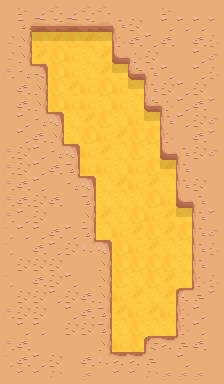

Tiled map render using the project's own tile images. Description and the whole map definition, tile-layer contents included, below:
An orthogonal 14x24 tile map with 16x16 px tiles, 4 tile layers (ground, walls, doors, fog) and 5 objects.

<map version="1.0" tiledversion="1.1.6" orientation="orthogonal" renderorder="right-down" width="14" height="24" tilewidth="16" tileheight="16" infinite="0" backgroundcolor="#ebad78" nextobjectid="27">
 <properties>
  <property name="entities_render_layer" type="int" value="4" />
 </properties>
 <tileset firstgid="1" source="new_desert.tsx" />
 <layer name="ground" width="14" height="24">
  <properties>
   <property name="render_layer" type="int" value="0" />
  </properties>
  <data encoding="csv">
2,3,4,1,3,4,1,4,1,4,1,4,1,3,
2,1,8,3,4,2,3,3,3,3,3,4,2,3,
3,4,3,3,3,3,5,2,3,4,2,1,4,2,
3,2,4,2,3,1,4,3,3,2,1,4,2,2,
1,3,1,2,3,1,4,5,3,1,3,4,2,4,
3,4,2,2,4,3,2,3,5,2,3,3,3,4,
3,4,1,2,3,3,1,3,1,1,4,3,2,4,
1,1,2,3,1,4,2,1,3,5,2,1,4,2,
2,1,2,1,1,2,3,4,2,2,2,2,3,2,
1,1,1,3,3,3,4,1,2,1,1,3,2,2,
2,3,4,1,3,3,3,1,3,2,8,4,3,3,
3,2,3,2,3,1,1,4,3,4,1,2,3,3,
4,4,1,2,1,2,1,1,1,2,3,1,2,1,
3,1,1,1,1,1,4,1,2,3,4,5,2,1,
1,1,2,3,2,3,1,3,4,2,4,2,3,2,
1,3,2,1,4,4,1,2,3,4,1,1,2,3,
1,2,4,3,3,1,1,2,2,2,2,1,1,3,
1,4,2,1,2,2,3,2,1,2,4,1,1,4,
3,3,4,1,3,1,1,3,4,1,4,4,2,3,
3,1,3,3,2,2,2,4,3,4,3,4,1,3,
2,4,3,2,2,4,3,1,2,1,1,1,1,3,
2,3,3,1,4,1,3,3,2,1,1,4,3,2,
1,3,4,4,2,3,3,4,2,4,2,4,3,3,
2,2,4,3,1,3,1,1,4,3,4,4,4,2
</data>
 </layer>
 <layer name="walls" width="14" height="24">
  <properties>
   <property name="render_layer" type="int" value="1" />
  </properties>
  <data encoding="csv">
17,34,13,0,0,0,27,17,17,17,20,17,17,17,
17,25,0,0,0,0,14,35,20,17,19,19,19,19,
20,25,0,0,0,0,0,28,18,19,18,17,18,20,
20,25,0,0,0,0,0,15,36,20,17,17,19,18,
18,57,49,0,0,0,0,0,14,35,19,17,19,20,
17,18,25,0,0,0,0,0,0,27,20,19,20,17,
17,18,25,0,0,0,0,0,0,14,36,19,18,19,
17,19,57,50,0,0,0,0,0,0,27,19,20,18,
17,19,18,25,0,0,0,0,0,0,28,17,18,19,
18,20,19,57,50,0,0,0,0,0,15,35,20,18,
18,20,19,18,26,0,0,0,0,0,0,27,17,17,
18,18,19,17,57,50,0,0,0,0,0,27,20,17,
18,18,20,18,17,26,0,0,0,0,0,15,35,17,
18,19,20,17,17,25,0,0,0,0,0,0,27,19,
19,19,19,18,19,26,0,0,0,0,0,0,27,18,
19,17,18,19,20,58,50,0,0,0,0,0,27,20,
17,20,20,20,17,17,25,0,0,0,0,0,27,17,
19,17,18,20,19,17,25,0,0,0,0,0,28,20,
17,20,20,19,20,18,25,0,0,0,0,52,60,19,
18,20,20,17,19,18,26,0,0,0,0,28,19,17,
17,19,19,17,20,20,26,0,0,0,0,28,19,17,
18,18,17,17,17,17,25,0,0,0,0,28,18,17,
19,18,19,20,17,18,58,49,0,0,0,28,17,17,
17,19,19,20,17,18,17,26,0,0,0,27,18,17
</data>
 </layer>
 <layer name="doors" width="14" height="24">
  <properties>
   <property name="render_layer" type="int" value="2" />
  </properties>
  <data encoding="csv">
0,20,19,18,19,18,18,0,0,0,0,0,0,0,
0,34,10,11,10,11,9,0,0,0,0,0,0,0,
0,0,6,8,6,8,0,0,0,0,0,0,0,0,
0,0,0,0,0,0,0,0,0,0,0,0,0,0,
0,0,0,0,0,0,0,0,0,0,0,0,0,0,
0,0,0,0,0,0,0,0,0,0,0,0,0,0,
0,0,0,0,0,0,0,0,0,0,0,0,0,0,
0,0,0,0,0,0,0,0,0,0,0,0,0,0,
0,0,0,0,0,0,0,0,0,0,0,0,0,0,
0,0,0,0,0,0,0,0,0,0,0,0,0,0,
0,0,0,0,0,0,0,0,0,0,0,0,0,0,
0,0,0,0,0,0,0,0,0,0,0,0,0,0,
0,0,0,0,0,0,0,0,0,0,0,0,0,0,
0,0,0,0,0,0,0,0,0,0,0,0,0,0,
0,0,0,0,0,0,0,0,0,0,0,0,0,0,
0,0,0,0,0,0,0,0,0,0,0,0,0,0,
0,0,0,0,0,0,0,0,0,0,0,0,0,0,
0,0,0,0,0,0,0,0,0,0,0,0,0,0,
0,0,0,0,0,0,0,0,0,0,0,0,0,0,
0,0,0,0,0,0,0,0,0,0,0,0,0,0,
0,0,0,0,0,0,0,0,0,0,0,0,0,0,
0,0,0,0,0,0,0,0,0,51,41,60,0,0,
0,0,0,0,0,0,0,41,41,60,17,19,0,0,
0,0,0,0,0,0,0,19,19,20,18,18,0,0
</data>
 </layer>
 <objectgroup name="doors">
  <properties>
   <property name="layer" type="int" value="3" />
   <property name="type" value="doors" />
  </properties>
  <object id="23" x="16" y="0" width="96" height="48">
   <properties>
    <property name="way" value="up" />
   </properties>
  </object>
  <object id="24" x="112" y="336" width="80" height="48">
   <properties>
    <property name="way" value="down" />
   </properties>
  </object>
 </objectgroup>
 <objectgroup name="trigs">
  <properties>
   <property name="type" value="triggers" />
  </properties>
  <object id="19" x="128" y="384" width="48" height="16">
   <properties>
    <property name="code">return function (self, obj)
  ROOMS:move(0, -1, obj)
end</property>
   </properties>
  </object>
  <object id="21" x="48" y="-16" width="48" height="16">
   <properties>
    <property name="code">return function (self, obj)
  ROOMS:move(0, 1, obj)
end</property>
   </properties>
  </object>
 </objectgroup>
 <objectgroup name="ents">
  <properties>
   <property name="type" value="entities" />
  </properties>
  <object id="25" x="128" y="176">
   <properties>
    <property name="type_id" value="plant" />
   </properties>
   <point />
  </object>
 </objectgroup>
 <layer name="fog" width="14" height="24">
  <properties>
   <property name="render_layer" type="int" value="3" />
  </properties>
  <data encoding="csv">
0,63,63,63,63,63,63,63,63,63,63,63,63,0,
62,0,0,0,0,0,0,0,0,0,0,0,0,61,
62,0,0,0,0,0,0,0,0,0,0,0,0,61,
62,0,0,0,0,0,0,0,0,0,0,0,0,61,
62,0,0,0,0,0,0,0,0,0,0,0,0,61,
62,0,0,0,0,0,0,0,0,0,0,0,0,61,
62,0,0,0,0,0,0,0,0,0,0,0,0,61,
62,0,0,0,0,0,0,0,0,0,0,0,0,61,
62,0,0,0,0,0,0,0,0,0,0,0,0,61,
62,0,0,0,0,0,0,0,0,0,0,0,0,61,
62,0,0,0,0,0,0,0,0,0,0,0,0,61,
62,0,0,0,0,0,0,0,0,0,0,0,0,61,
62,0,0,0,0,0,0,0,0,0,0,0,0,61,
62,0,0,0,0,0,0,0,0,0,0,0,0,61,
62,0,0,0,0,0,0,0,0,0,0,0,0,61,
62,0,0,0,0,0,0,0,0,0,0,0,0,61,
62,0,0,0,0,0,0,0,0,0,0,0,0,61,
62,0,0,0,0,0,0,0,0,0,0,0,0,61,
62,0,0,0,0,0,0,0,0,0,0,0,0,61,
62,0,0,0,0,0,0,0,0,0,0,0,0,61,
62,0,0,0,0,0,0,0,0,0,0,0,0,61,
62,0,0,0,0,0,0,0,0,0,0,0,0,61,
62,0,0,0,0,0,0,0,0,0,0,0,0,61,
0,64,64,64,64,64,64,64,64,64,64,64,64,0
</data>
 </layer>
</map>
